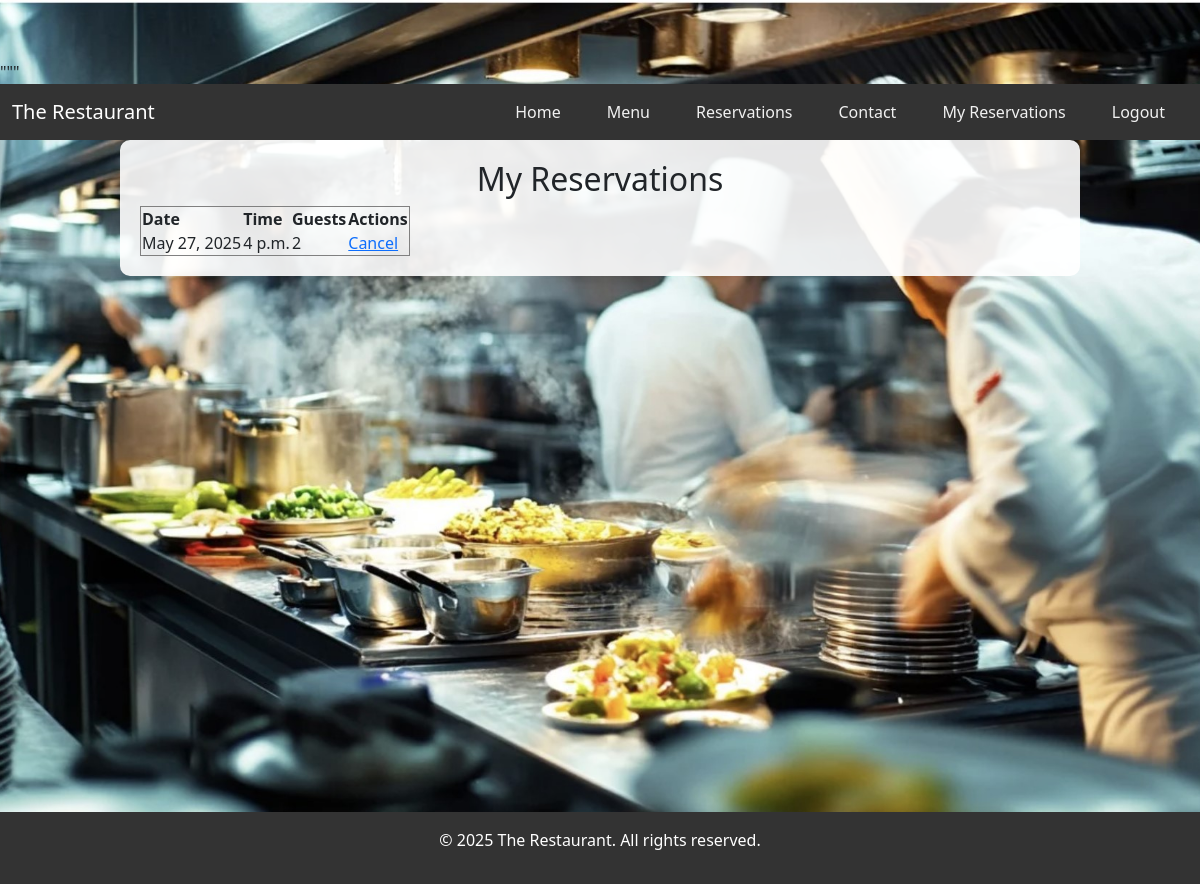
The page /my-reservations/ (signed in) on the database its author committed.
### booking/models.py (models this page shows, shortened)
class Reservation(models.Model):
    user = models.ForeignKey(User, on_delete=models.CASCADE, null=True, blank=True)
    name = models.CharField(max_length=100)
    email = models.EmailField()
    date = models.DateField()
    time = models.TimeField()
    guests = models.IntegerField()
    class Meta:
        db_table = "booking_reservation"
        constraints = [
            models.UniqueConstraint(fields=['date', 'time'], name='unique_reservation_slot')
        ]

### booking/views.py (the view)
# urls.py: path("my-reservations/", views.user_reservations, name="user_reservations"),
@login_required
def user_reservations(request):
    reservations = Reservation.objects.filter(user=request.user)
    return render(request, 'booking/user_reservations.html', {'reservations': reservations})

### booking/templates/booking/user_reservations.html (shortened to what this page needs)
{% extends "booking/base.html" %}
{% block content %}
<div class="container">
<h2>My Reservations</h2>
<table border="1">
    <tr>
        <th>Date</th>
        <th>Time</th>
        <th>Guests</th>
        <th>Actions</th>
    </tr>
    {% for reservation in reservations %}
    <tr>
        <td>{{ reservation.date }}</td>
        <td>{{ reservation.time }}</td>
        <td>{{ reservation.guests }}</td>
        <td>
            <a href="{% url 'user_cancel_reservation' reservation.id %}">Cancel</a>
        </td>
    </tr>
    {% empty %}
    <tr>
        <td colspan="4">No reservations found.</td>
    </tr>
    {% endfor %}
</table>
</div>
{% endblock %}

### booking/static/booking/css/style.css (style rules this page uses)
body { background-image: url("/static/booking/images/restaurant.jpg"); background-size: cover; background-position: center; background-attachment: fixed; margin: 0; padding-top: 60px; height: 100%; margin: 0 }
.container { position: relative; z-index: 5; background-color: rgba(255, 255, 255, 0.9); padding: 20px; border-radius: 10px; margin: 20px auto; max-width: 90%; flex: 1; }
.container { width: 80%; margin: auto; padding: 20px; text-align: center; }
@media (max-width: 1200px) { .container { max-width: 80%; } }

### rows shown on the page
Reservation: date "May 27, 2025", time "4 p.m.", guests "2"
